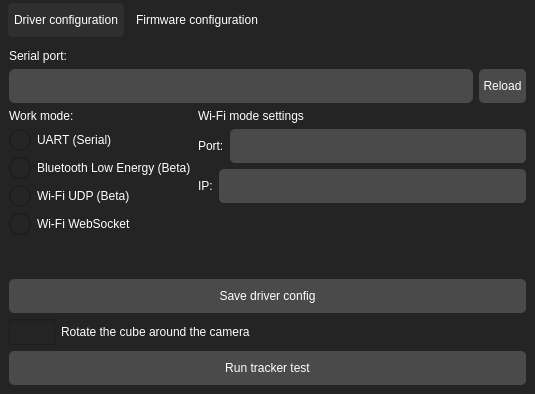
<?xml version="1.0" encoding="UTF-8"?>
<ui version="4.0">
 <class>MainWindow</class>
 <widget class="QMainWindow" name="MainWindow">
  <property name="geometry">
   <rect>
    <x>0</x>
    <y>0</y>
    <width>535</width>
    <height>394</height>
   </rect>
  </property>
  <property name="sizePolicy">
   <sizepolicy hsizetype="Fixed" vsizetype="Fixed">
    <horstretch>0</horstretch>
    <verstretch>0</verstretch>
   </sizepolicy>
  </property>
  <property name="minimumSize">
   <size>
    <width>535</width>
    <height>394</height>
   </size>
  </property>
  <property name="maximumSize">
   <size>
    <width>535</width>
    <height>394</height>
   </size>
  </property>
  <property name="windowTitle">
   <string>CheapOVR configuration utility</string>
  </property>
  <property name="styleSheet">
   <string notr="true">QWidget{
color:white;
background-color: #242424;
}
QComboBox{
border: none;
border-radius: 6px;
background-color: #4A4A4A;

}
QComboBox:hover{
background-color: #545454;
}
QComboBox:pressed{
background-color: #727272;
}
QComboBox::drop-down{
border: none;
}
QComboBox::down-arrow{
image: url(:/images/pan-down-symbolic.svg);
margin-right: 15px;
}
QComboBox QListView{
border: none;
padding: 6px;
background-color: #383838;
border-radius: 12px;
}

QComboBox QListView:item{
height: 34px;
border-radius: 6px;
background: transparent;

}
QComboBox QListView::item:hover{
    background: #383838;
    color: white;
}
QComboBox QListView::item:selected{
    background: #383838;
    color: white;
}
QToolButton {
background-color: #4A4A4A;
border:none;
border-radius:5px;
}
QToolButton:hover{
background-color: #545454;
}

QToolButton:pressed{
background-color: #727272;
}
QPushButton {
background-color: #4A4A4A;
border:none;
border-radius:5px;
}
QPushButton:hover{
background-color: #545454;
}
QPushButton:pressed{
background-color: #727272;
}
QLineEdit {
background-color: #4A4A4A;
border:none;
border-radius:5px;
padding-left: 6px;
padding-right: 6px;
}
QLineEdit:read-only{
	color: #c9c9c9;
	background-color: #2b2b2b;
}
QLineEdit::hover {
	background-color: #545454;
}
QCheckBox::indicator {
       height: 26px;
       width: 46px;
   }

   QCheckBox::indicator:checked {
       image: url(&quot;:/images/toggle-on.svg&quot;);
   }
  QCheckBox::indicator:unchecked {
       image: url(&quot;:/images/toggle-off.svg&quot;);
   }
QRadioButton::indicator { width: 22px; height: 22px;}

QRadioButton::indicator::checked { image: url(&quot;:/images/radiobutton-checked.svg&quot;); }
QRadioButton::indicator::unchecked { image: url(&quot;:/images/radiobutton-unchecked.svg&quot;); }

QTabWidget::pane {
border: none;

}
QTabWidget::tab-bar{
	left: 5px;
}
QTabBar::tab {
	min-height: 34px;
	border-radius: 5px;
    padding-right: 6px;
	padding-left: 6px;
	margin: 3px;
}
QTabBar::tab:selected{
	background-color: #2F2F2F;
}
QTabBar::tab:hover{
	background-color: #4B4B4B;
}
</string>
  </property>
  <widget class="QWidget" name="centralwidget">
   <property name="minimumSize">
    <size>
     <width>535</width>
     <height>0</height>
    </size>
   </property>
   <layout class="QGridLayout" name="gridLayout">
    <property name="leftMargin">
     <number>0</number>
    </property>
    <property name="topMargin">
     <number>0</number>
    </property>
    <property name="rightMargin">
     <number>0</number>
    </property>
    <property name="bottomMargin">
     <number>0</number>
    </property>
    <property name="spacing">
     <number>0</number>
    </property>
    <item row="0" column="0">
     <widget class="QTabWidget" name="tabWidget">
      <property name="currentIndex">
       <number>0</number>
      </property>
      <widget class="QWidget" name="tab">
       <attribute name="title">
        <string>Driver configuration</string>
       </attribute>
       <layout class="QVBoxLayout" name="verticalLayout_4">
        <item>
         <layout class="QVBoxLayout" name="verticalLayout">
          <item>
           <widget class="QLabel" name="seriallabel">
            <property name="text">
             <string>Serial port:</string>
            </property>
           </widget>
          </item>
          <item>
           <layout class="QHBoxLayout" name="horizontalLayout_4">
            <property name="spacing">
             <number>6</number>
            </property>
            <item>
             <widget class="QComboBox" name="serialCombo">
              <property name="minimumSize">
               <size>
                <width>0</width>
                <height>34</height>
               </size>
              </property>
              <property name="maximumSize">
               <size>
                <width>16777215</width>
                <height>34</height>
               </size>
              </property>
             </widget>
            </item>
            <item>
             <widget class="QToolButton" name="reloadBtn">
              <property name="minimumSize">
               <size>
                <width>34</width>
                <height>34</height>
               </size>
              </property>
              <property name="text">
               <string>Reload</string>
              </property>
              <property name="icon">
               <iconset resource="app_assets.qrc">
                <normaloff>:/images/reload.svg</normaloff>:/images/reload.svg</iconset>
              </property>
             </widget>
            </item>
           </layout>
          </item>
         </layout>
        </item>
        <item>
         <layout class="QHBoxLayout" name="horizontalLayout_3">
          <item>
           <layout class="QVBoxLayout" name="verticalLayout_2">
            <item>
             <widget class="QLabel" name="label_2">
              <property name="text">
               <string>Work mode:</string>
              </property>
             </widget>
            </item>
            <item>
             <widget class="QRadioButton" name="uartRadio">
              <property name="text">
               <string>UART (Serial)</string>
              </property>
             </widget>
            </item>
            <item>
             <widget class="QRadioButton" name="bleRadio">
              <property name="text">
               <string>Bluetooth Low Energy (Beta)</string>
              </property>
             </widget>
            </item>
            <item>
             <widget class="QRadioButton" name="udpRadio">
              <property name="text">
               <string>Wi-Fi UDP (Beta)</string>
              </property>
             </widget>
            </item>
            <item>
             <widget class="QRadioButton" name="wsRadio">
              <property name="text">
               <string>Wi-Fi WebSocket</string>
              </property>
             </widget>
            </item>
            <item>
             <spacer name="verticalSpacer_2">
              <property name="orientation">
               <enum>Qt::Vertical</enum>
              </property>
              <property name="sizeHint" stdset="0">
               <size>
                <width>20</width>
                <height>40</height>
               </size>
              </property>
             </spacer>
            </item>
           </layout>
          </item>
          <item>
           <layout class="QVBoxLayout" name="verticalLayout_5">
            <item>
             <widget class="QLabel" name="label">
              <property name="text">
               <string>Wi-Fi mode settings</string>
              </property>
             </widget>
            </item>
            <item>
             <layout class="QHBoxLayout" name="horizontalLayout_5">
              <item>
               <widget class="QLabel" name="label_6">
                <property name="text">
                 <string>Port:</string>
                </property>
               </widget>
              </item>
              <item>
               <widget class="QLineEdit" name="portLine">
                <property name="minimumSize">
                 <size>
                  <width>0</width>
                  <height>34</height>
                 </size>
                </property>
               </widget>
              </item>
             </layout>
            </item>
            <item>
             <layout class="QHBoxLayout" name="horizontalLayout_6">
              <item>
               <widget class="QLabel" name="label_7">
                <property name="text">
                 <string>IP:</string>
                </property>
               </widget>
              </item>
              <item>
               <widget class="QLineEdit" name="ipLine">
                <property name="minimumSize">
                 <size>
                  <width>0</width>
                  <height>34</height>
                 </size>
                </property>
                <property name="readOnly">
                 <bool>false</bool>
                </property>
               </widget>
              </item>
             </layout>
            </item>
            <item>
             <spacer name="verticalSpacer_3">
              <property name="orientation">
               <enum>Qt::Vertical</enum>
              </property>
              <property name="sizeHint" stdset="0">
               <size>
                <width>20</width>
                <height>40</height>
               </size>
              </property>
             </spacer>
            </item>
           </layout>
          </item>
         </layout>
        </item>
        <item>
         <widget class="QPushButton" name="savedrvBtn">
          <property name="sizePolicy">
           <sizepolicy hsizetype="Expanding" vsizetype="Fixed">
            <horstretch>0</horstretch>
            <verstretch>0</verstretch>
           </sizepolicy>
          </property>
          <property name="minimumSize">
           <size>
            <width>0</width>
            <height>34</height>
           </size>
          </property>
          <property name="text">
           <string>Save driver config</string>
          </property>
         </widget>
        </item>
        <item>
         <widget class="QCheckBox" name="rotBtn">
          <property name="text">
           <string>Rotate the cube around the camera</string>
          </property>
         </widget>
        </item>
        <item>
         <widget class="QPushButton" name="trackerBtn">
          <property name="sizePolicy">
           <sizepolicy hsizetype="Minimum" vsizetype="Expanding">
            <horstretch>0</horstretch>
            <verstretch>0</verstretch>
           </sizepolicy>
          </property>
          <property name="minimumSize">
           <size>
            <width>0</width>
            <height>34</height>
           </size>
          </property>
          <property name="maximumSize">
           <size>
            <width>16777215</width>
            <height>34</height>
           </size>
          </property>
          <property name="text">
           <string>Run tracker test</string>
          </property>
         </widget>
        </item>
       </layout>
      </widget>
      <widget class="QWidget" name="tab_2">
       <property name="enabled">
        <bool>false</bool>
       </property>
       <attribute name="title">
        <string>Firmware configuration</string>
       </attribute>
       <widget class="QWidget" name="layoutWidget">
        <property name="geometry">
         <rect>
          <x>270</x>
          <y>20</y>
          <width>219</width>
          <height>191</height>
         </rect>
        </property>
        <layout class="QVBoxLayout" name="verticalLayout_3">
         <item>
          <widget class="QLabel" name="label_3">
           <property name="text">
            <string>Wi-Fi credentials</string>
           </property>
          </widget>
         </item>
         <item>
          <layout class="QHBoxLayout" name="horizontalLayout_2">
           <property name="spacing">
            <number>6</number>
           </property>
           <item>
            <widget class="QLabel" name="label_5">
             <property name="text">
              <string>SSID:</string>
             </property>
            </widget>
           </item>
           <item>
            <widget class="QLineEdit" name="lineEdit_2">
             <property name="minimumSize">
              <size>
               <width>0</width>
               <height>34</height>
              </size>
             </property>
            </widget>
           </item>
          </layout>
         </item>
         <item>
          <layout class="QHBoxLayout" name="horizontalLayout">
           <item>
            <widget class="QLabel" name="label_4">
             <property name="text">
              <string>Password:</string>
             </property>
            </widget>
           </item>
           <item>
            <widget class="QLineEdit" name="lineEdit">
             <property name="minimumSize">
              <size>
               <width>0</width>
               <height>34</height>
              </size>
             </property>
             <property name="echoMode">
              <enum>QLineEdit::Password</enum>
             </property>
            </widget>
           </item>
          </layout>
         </item>
         <item>
          <spacer name="verticalSpacer">
           <property name="orientation">
            <enum>Qt::Vertical</enum>
           </property>
           <property name="sizeHint" stdset="0">
            <size>
             <width>20</width>
             <height>40</height>
            </size>
           </property>
          </spacer>
         </item>
         <item>
          <widget class="QPushButton" name="pushButton_2">
           <property name="minimumSize">
            <size>
             <width>0</width>
             <height>34</height>
            </size>
           </property>
           <property name="text">
            <string>Save Wi-Fi credentials</string>
           </property>
          </widget>
         </item>
        </layout>
       </widget>
      </widget>
     </widget>
    </item>
   </layout>
  </widget>
 </widget>
 <resources>
  <include location="app_assets.qrc"/>
 </resources>
 <connections/>
</ui>
